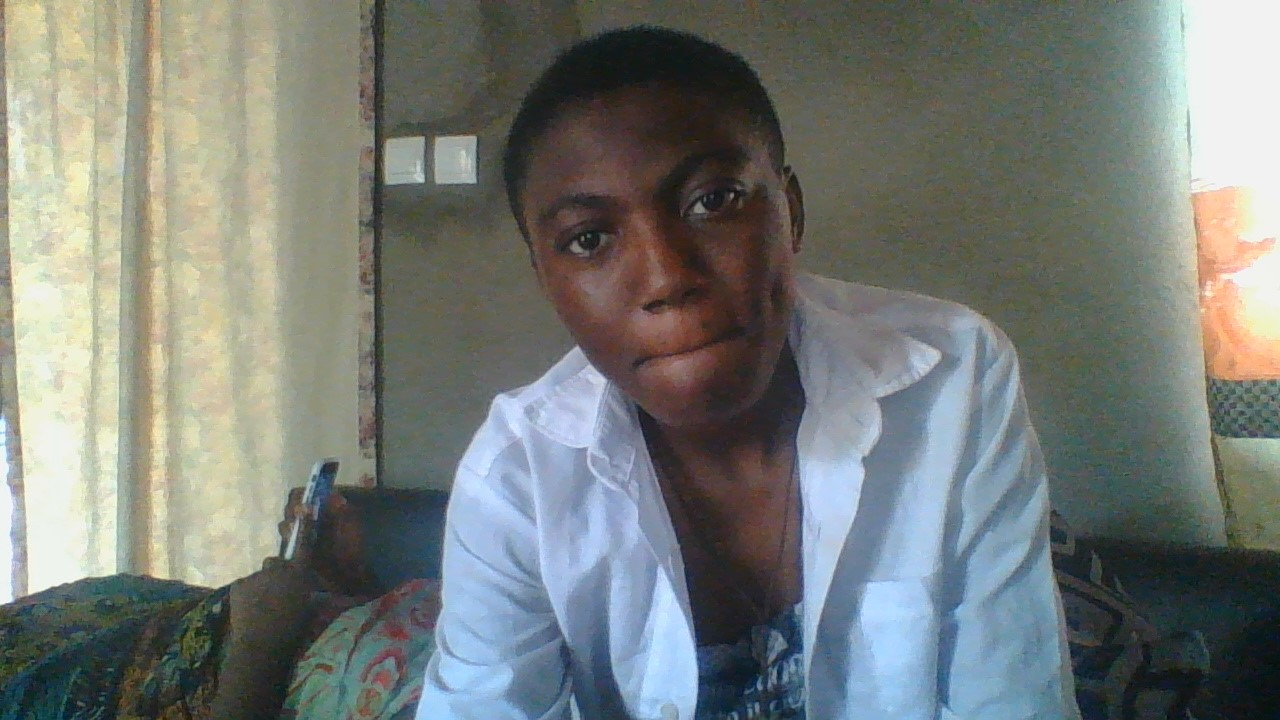
%> input picture MatlabTutorial/you2.jpg, 1280 x 720 px
$ octave grayScale.m   (GNU Octave 9; MATLAB toolbox functions it lacks are replaced by stand-ins)
%> lines starting %> are read from the running program, lines starting %| are printed output that depends on the picture


img1 = imread('you2.jpg');
%> img1 is the input picture: size 720x1280x3 uint8; mean R, G, B 119.4, 124.2, 120
subplot(3,3,1);
imhist(img1);

img2 = imread('house1.jpg');
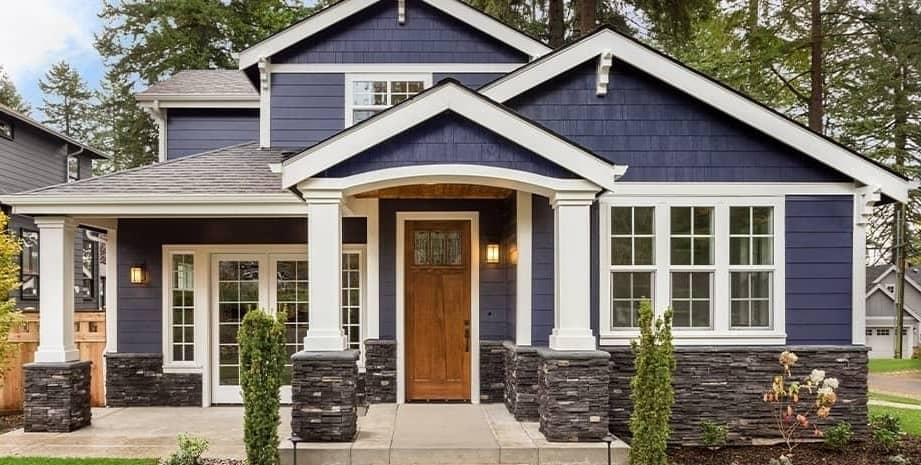
%> input picture MatlabTutorial/house1.jpg, 921 x 465 px
%> img2 is the input picture: size 465x921x3 uint8; mean R, G, B 127.2, 120, 109.4
subplot(3,3,2);
imhist(img2);

eqImg = histeq(rgb2gray(img2));
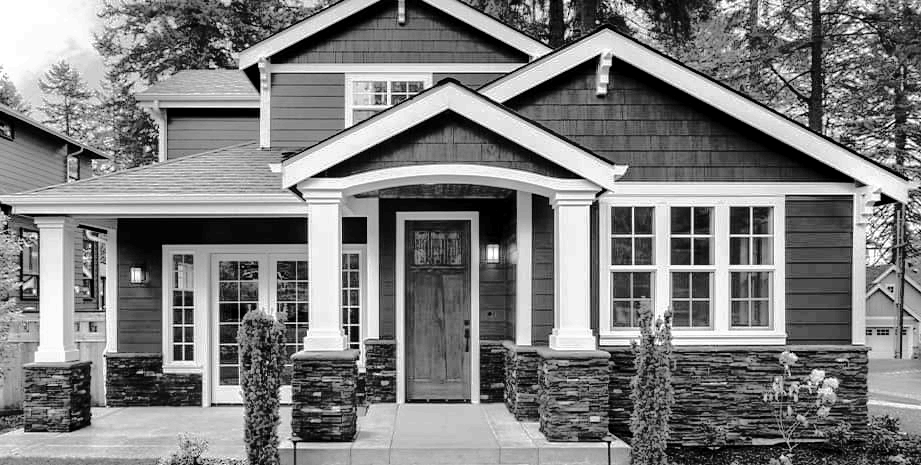
%> eqImg: size 465x921 uint8; min 0, max 255, mean 126.2
subplot(3,3,5);
imhist(eqImg);

bw = im2double(img2);
subplot(3,3,4);
imshow(bw);
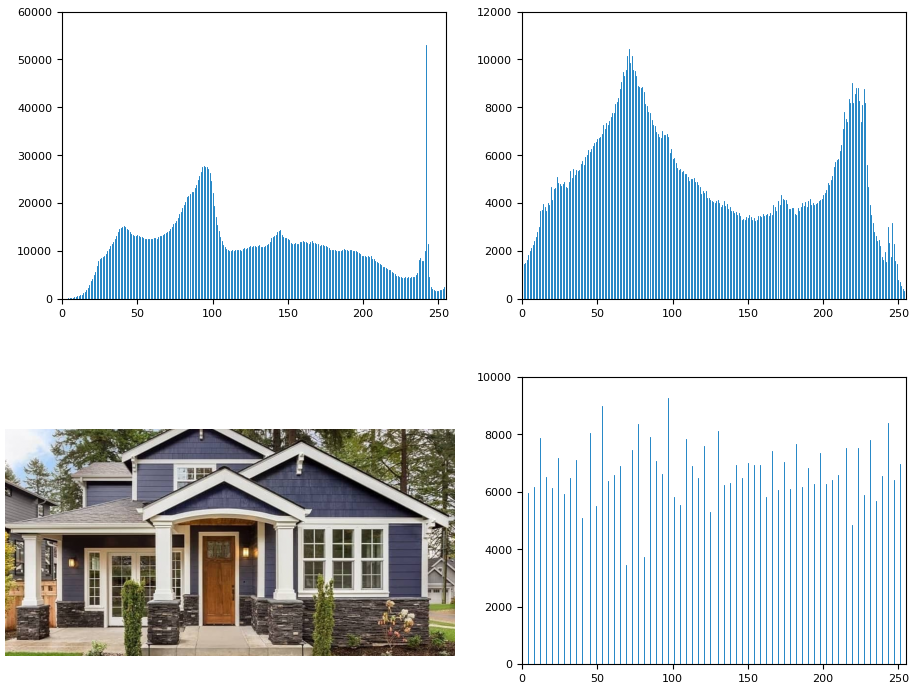
%> figure redrawn from the program's plot data, 4 panels

imtool(bw);
subplot(3,3,3);
imshow(bw);

adj = imadjust(bw,[0.33,0.71],[],7);
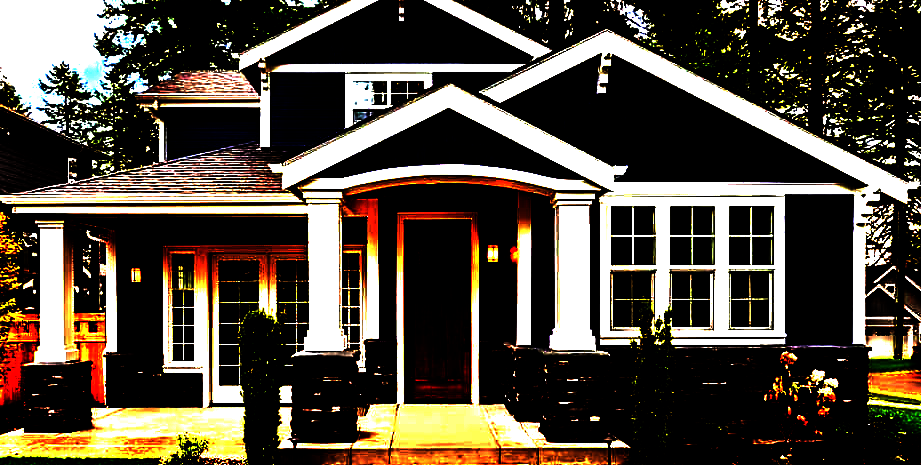
%> adj: size 465x921x3 double; mean R, G, B 0.331, 0.298, 0.251
subplot(3,3,6);
imtool(adj);
